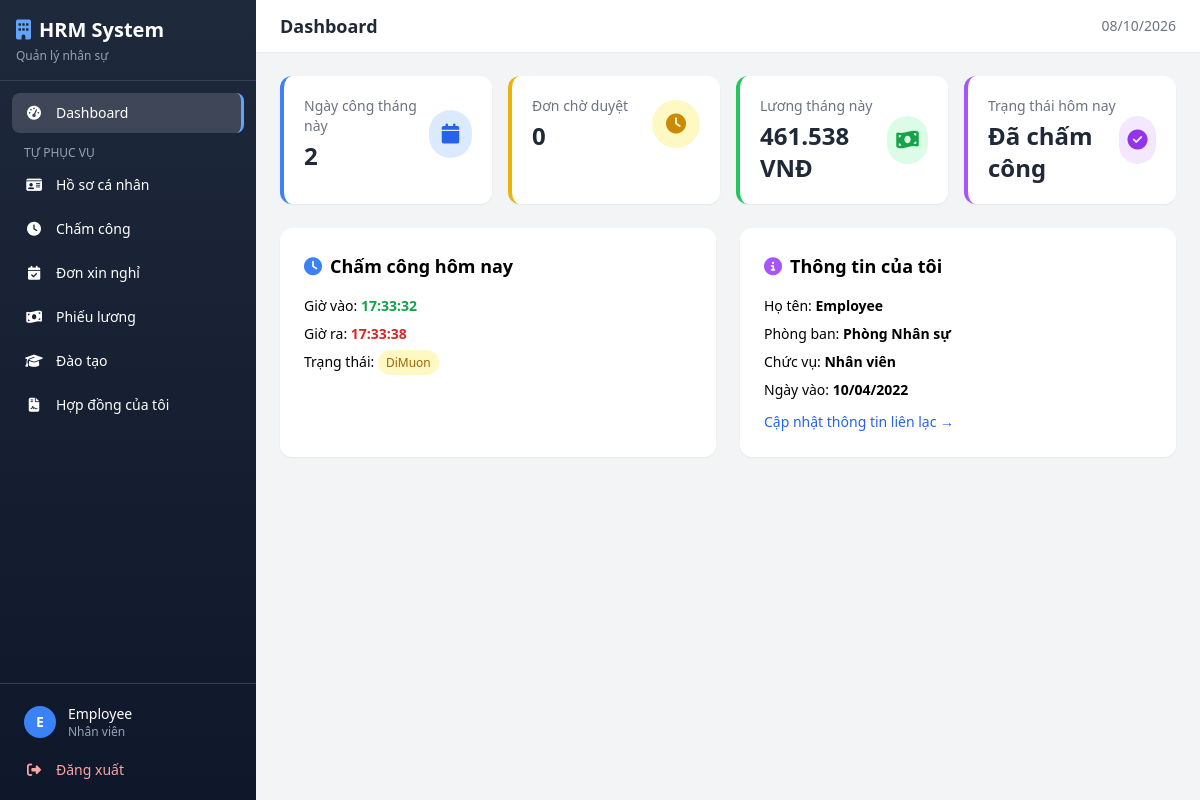
The page /hrm/index.php?page=dashboard (signed in) on the database its author committed.
### tables this page shows
CREATE TABLE `chamcong` (
  `ID_ChamCong` bigint(20) NOT NULL AUTO_INCREMENT,
  `MaNV` varchar(20) NOT NULL,
  `NgayChamCong` date NOT NULL,
  `ThoiGianVao` time DEFAULT NULL,
  `ThoiGianRa` time DEFAULT NULL,
  `TrangThaiCong` enum('DungGio','DiMuon','VeSom','NghiKhongPhep','NghiCoPhep') DEFAULT 'DungGio',
  `TrangThaiDuyet` enum('ChoDuyet','DaDuyet','TuChoi') NOT NULL DEFAULT 'ChoDuyet',
  `MaNguoiDuyet` varchar(20) DEFAULT NULL,
  PRIMARY KEY (`ID_ChamCong`),
  UNIQUE KEY `UQ_ChamCong_Ngay` (`MaNV`,`NgayChamCong`),
  KEY `FK_ChamCong_NguoiDuyet` (`MaNguoiDuyet`),
  CONSTRAINT `FK_ChamCong_NguoiDuyet` FOREIGN KEY (`MaNguoiDuyet`) REFERENCES `nhanvien` (`MaNV`) ON DELETE SET NULL,
  CONSTRAINT `chamcong_ibfk_1` FOREIGN KEY (`MaNV`) REFERENCES `nhanvien` (`MaNV`) ON DELETE CASCADE
);

CREATE TABLE `nhanvien` (
  `MaNV` varchar(20) NOT NULL,
  `HoVaTen` varchar(100) NOT NULL,
  `NgaySinh` date NOT NULL,
  `GioiTinh` enum('Nam','Nu','Khac') NOT NULL,
  `CCCD` varchar(20) NOT NULL,
  `SoDienThoai` varchar(15) NOT NULL,
  `Email` varchar(100) NOT NULL,
  `DiaChiThuongTru` text DEFAULT NULL,
  `MaPhongBan` varchar(20) DEFAULT NULL,
  `MaChucVu` varchar(20) DEFAULT NULL,
  `MaTaiKhoan` int(11) DEFAULT NULL,
  `TrangThaiLamViec` enum('DangLamViec','NghiPhep','DaNghiViec') DEFAULT 'DangLamViec',
  `NgayVaoLam` date NOT NULL,
  PRIMARY KEY (`MaNV`),
  UNIQUE KEY `CCCD` (`CCCD`),
  UNIQUE KEY `Email` (`Email`),
  UNIQUE KEY `MaTaiKhoan` (`MaTaiKhoan`),
  KEY `MaPhongBan` (`MaPhongBan`),
  KEY `MaChucVu` (`MaChucVu`),
  CONSTRAINT `nhanvien_ibfk_1` FOREIGN KEY (`MaPhongBan`) REFERENCES `phongban` (`MaPhongBan`) ON DELETE SET NULL,
  CONSTRAINT `nhanvien_ibfk_2` FOREIGN KEY (`MaChucVu`) REFERENCES `chucvu` (`MaChucVu`) ON DELETE SET NULL,
  CONSTRAINT `nhanvien_ibfk_3` FOREIGN KEY (`MaTaiKhoan`) REFERENCES `taikhoan` (`MaTaiKhoan`) ON DELETE SET NULL
);

CREATE TABLE `phongban` (
  `MaPhongBan` varchar(20) NOT NULL,
  `TenPhongBan` varchar(100) NOT NULL,
  PRIMARY KEY (`MaPhongBan`)
);

CREATE TABLE `chucvu` (
  `MaChucVu` varchar(20) NOT NULL,
  `TenChucVu` varchar(100) NOT NULL,
  PRIMARY KEY (`MaChucVu`)
);

### hrm/includes/auth.php (called while the page is built, shortened)
<?php
function getUserRole() {
    return $_SESSION['vai_tro'] ?? '';
}
function formatDate($date) {
    return date('d/m/Y', strtotime($date));
}

### hrm/pages/dashboard.php (the view, shortened to what this page needs)
<?php
$role = getUserRole();
$maNV = getMaNV();
if ($role === 'Admin') {
    $recentTK = $pdo->query("SELECT TenDangNhap, VaiTro, TrangThai, NgayTao FROM TaiKhoan ORDER BY NgayTao DESC LIMIT 5")->fetchAll();
    $coCau = $pdo->query("SELECT pb.MaPhongBan, pb.TenPhongBan, COUNT(n.MaNV) AS SoNV FROM PhongBan pb LEFT JOIN NhanVien n ON pb.MaPhongBan=n.MaPhongBan GROUP BY pb.MaPhongBan, pb.TenPhongBan")->fetchAll();
?>
<div class="grid grid-cols-1 lg:grid-cols-2 gap-6">
    <div class="bg-white rounded-xl shadow-sm p-6">
        <h3 class="text-lg font-semibold mb-4"><i class="fas fa-user-plus text-blue-500 mr-2"></i>Tài khoản mới nhất</h3>
        <div class="space-y-3">
            <?php foreach ($recentTK as $tk): ?>
            <div class="flex items-center justify-between p-3 bg-gray-50 rounded-lg">
                <div>
                    <p class="font-medium text-sm"><?= htmlspecialchars($tk['TenDangNhap']) ?> <span class="text-xs text-gray-500">(<?= $tk['VaiTro'] ?>)</span></p>
                    <p class="text-xs text-gray-500">Tạo: <?= formatDateTime($tk['NgayTao']) ?></p>
                </div>
                <span class="text-xs px-2 py-1 rounded-full <?= $tk['TrangThai'] ? 'bg-green-100 text-green-700' : 'bg-red-100 text-red-700' ?>"><?= $tk['TrangThai'] ? 'Hoạt động' : 'Khóa' ?></span>
            </div>
            <?php endforeach; ?>
        </div>
        <a href="?page=taikhoan" class="inline-block mt-4 text-sm text-blue-600 hover:underline">Quản trị tài khoản & phân quyền →</a>
    </div>
    <div class="bg-white rounded-xl shadow-sm p-6">
        <h3 class="text-lg font-semibold mb-4"><i class="fas fa-sitemap text-purple-500 mr-2"></i>Cơ cấu tổ chức</h3>
        <div class="space-y-3">
            <?php foreach ($coCau as $pb): ?>
            <div class="flex items-center justify-between p-3 bg-gray-50 rounded-lg">
                <p class="font-medium text-sm"><?= htmlspecialchars($pb['TenPhongBan']) ?> <span class="text-xs text-gray-400">(<?= $pb['MaPhongBan'] ?>)</span></p>
                <span class="text-xs px-2 py-1 rounded-full bg-purple-100 text-purple-700"><?= $pb['SoNV'] ?> NV</span>
            </div>
            <?php endforeach; ?>
        </div>
        <a href="?page=hethong" class="inline-block mt-4 text-sm text-blue-600 hover:underline">Cấu hình & giám sát hệ thống →</a>
    </div>
</div>
<?php
} else {
    $today = date('Y-m-d');
    $cc = $pdo->prepare("SELECT * FROM ChamCong WHERE MaNV=? AND NgayChamCong=?");
    $cc->execute([$maNV, $today]);
    $ccData = $cc->fetch();
?>
<div class="grid grid-cols-1 lg:grid-cols-2 gap-6">
    <div class="bg-white rounded-xl shadow-sm p-6">
        <h3 class="text-lg font-semibold mb-4"><i class="fas fa-clock text-blue-500 mr-2"></i>Chấm công hôm nay</h3>
        <?php if ($ccData): ?>
        <div class="space-y-2">
            <p class="text-sm">Giờ vào: <b class="text-green-600"><?= $ccData['ThoiGianVao'] ?></b></p>
            <p class="text-sm">Giờ ra: <b class="text-red-600"><?= $ccData['ThoiGianRa'] ?: 'Chưa check-out' ?></b></p>
            <p class="text-sm">Trạng thái: <span class="px-2 py-1 rounded-full text-xs <?= $ccData['TrangThaiCong'] === 'DungGio' ? 'bg-green-100 text-green-700' : 'bg-yellow-100 text-yellow-700' ?>"><?= $ccData['TrangThaiCong'] ?></span></p>
        </div>
        <?php else: ?>
        <p class="text-gray-400 text-sm text-center py-4">Bạn chưa chấm công hôm nay</p>
        <a href="?page=chamcong" class="inline-block mt-2 text-sm text-blue-600 hover:underline">Đi đến chấm công →</a>
        <?php endif; ?>
    </div>
    <div class="bg-white rounded-xl shadow-sm p-6">
        <h3 class="text-lg font-semibold mb-4"><i class="fas fa-info-circle text-purple-500 mr-2"></i>Thông tin của tôi</h3>
        <?php
        $nvInfo = $pdo->prepare("SELECT n.*, pb.TenPhongBan, cv.TenChucVu FROM NhanVien n LEFT JOIN PhongBan pb ON n.MaPhongBan=pb.MaPhongBan LEFT JOIN ChucVu cv ON n.MaChucVu=cv.MaChucVu WHERE n.MaNV=?");
        $nvInfo->execute([$maNV]);
        $nvInfo = $nvInfo->fetch();
        if ($nvInfo):
        ?>
        <div class="space-y-2 text-sm">
            <p>Họ tên: <b><?= htmlspecialchars($nvInfo['HoVaTen']) ?></b></p>
            <p>Phòng ban: <b><?= htmlspecialchars($nvInfo['TenPhongBan'] ?? 'N/A') ?></b></p>
            <p>Chức vụ: <b><?= htmlspecialchars($nvInfo['TenChucVu'] ?? 'N/A') ?></b></p>
            <p>Ngày vào: <b><?= formatDate($nvInfo['NgayVaoLam']) ?></b></p>
        </div>
        <a href="?page=hosocanhan" class="inline-block mt-3 text-sm text-blue-600 hover:underline">Cập nhật thông tin liên lạc →</a>
        <?php endif; ?>
    </div>
</div>
<?php
}

### rows shown on the page
chamcong: ThoiGianVao "17:33:32", ThoiGianRa "17:33:38", TrangThaiCong "DiMuon"
nhanvien: HoVaTen "Employee", MaPhongBan.TenPhongBan "Phòng Nhân sự", MaChucVu.TenChucVu "Nhân viên", NgayVaoLam "10/04/2022"

### other values the page prints
substr($userName, 0, 1) "E"
$userName "Employee"
getVaiTroLabel($role) "Nhân viên"
$pageTitle "Dashboard"
$s['label'] "Ngày công tháng này"
$s['value'] "2"
$s['label'] "Đơn chờ duyệt"
$s['value'] "0"
$s['label'] "Lương tháng này"
$s['value'] "461.538 VNĐ"
$s['label'] "Trạng thái hôm nay"
$s['value'] "Đã chấm công"
